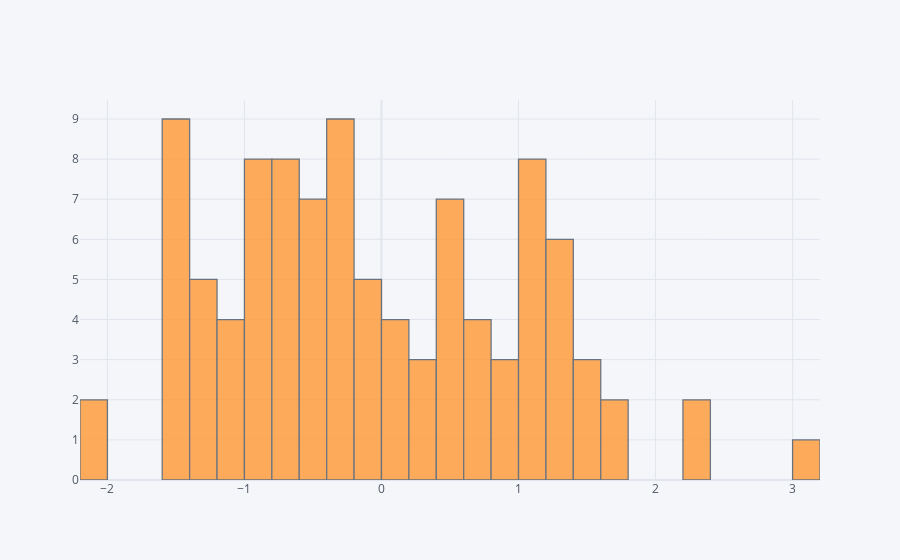

The notebook cell this image was saved under:
### Code cell
df['A'].iplot(kind='hist', bins=50)

### Figure 1 — Plotly figure (JSON) as saved in the notebook; plotly's stock layout.template omitted (floating-point values rounded to 4 significant figures)
{"data": [{"histfunc": "count", "histnorm": "", "marker": {"color": "rgba(255, 153, 51, 1.0)", "line": {"color": "#4D5663", "width": 1.3}}, "name": "A", "nbinsx": 50, "opacity": 0.8, "orientation": "v", "type": "histogram", "x": [2.284, -0.9194, 0.5262, -0.9629, 1.207, -0.1796, 1.033, -0.2883, -1.33, -0.004809, -0.9489, 0.4159, 0.4379, -0.06616, -0.38, -0.3295, -1.093, 1.52, -0.7803, -0.5829, -0.6381, -1.442, -1.421, -0.3487, 0.7163, 0.9236, -2.005, -0.7766, -1.164, 1.219, 0.1609, -0.6939, 0.6548, 1.136, 1.707, -0.3549, -0.5507, 1.354, -1.529, 0.6539, -0.07323, -0.7064, -2.018, -0.5161, 1.082, 0.644, 0.3162, 1.323, 1.056, -0.3969, -1.089, -1.396, -0.8017, -0.4856, 1.381, -1.55, -0.6999, -0.8347, -0.4081, -0.6723, 0.09046, -0.7944, 1.147, -1.46, 0.4315, 0.3686, 0.9867, -0.8721, -1.523, 2.24, 0.1212, 1.632, -1.462, 0.4077, 0.9714, -0.2743, 3.076, -0.8907, -1.393, 1.457, -0.4239, 0.5318, -1.449, -0.2328, -1.355, 1.42, 0.1658, 1.008, -0.4154, -0.05528, 1.132, -0.8195, -1.414, -0.3044, 1.075, 0.5866, 0.2335, -1.322, -1.133, 1.392]}], "layout": {"barmode": "overlay", "legend": {"bgcolor": "#F5F6F9", "font": {"color": "#4D5663"}}, "paper_bgcolor": "#F5F6F9", "plot_bgcolor": "#F5F6F9", "title": {"font": {"color": "#4D5663"}}, "xaxis": {"gridcolor": "#E1E5ED", "showgrid": true, "tickfont": {"color": "#4D5663"}, "title": {"font": {"color": "#4D5663"}, "text": ""}, "zerolinecolor": "#E1E5ED"}, "yaxis": {"gridcolor": "#E1E5ED", "showgrid": true, "tickfont": {"color": "#4D5663"}, "title": {"font": {"color": "#4D5663"}, "text": ""}, "zerolinecolor": "#E1E5ED"}}}
